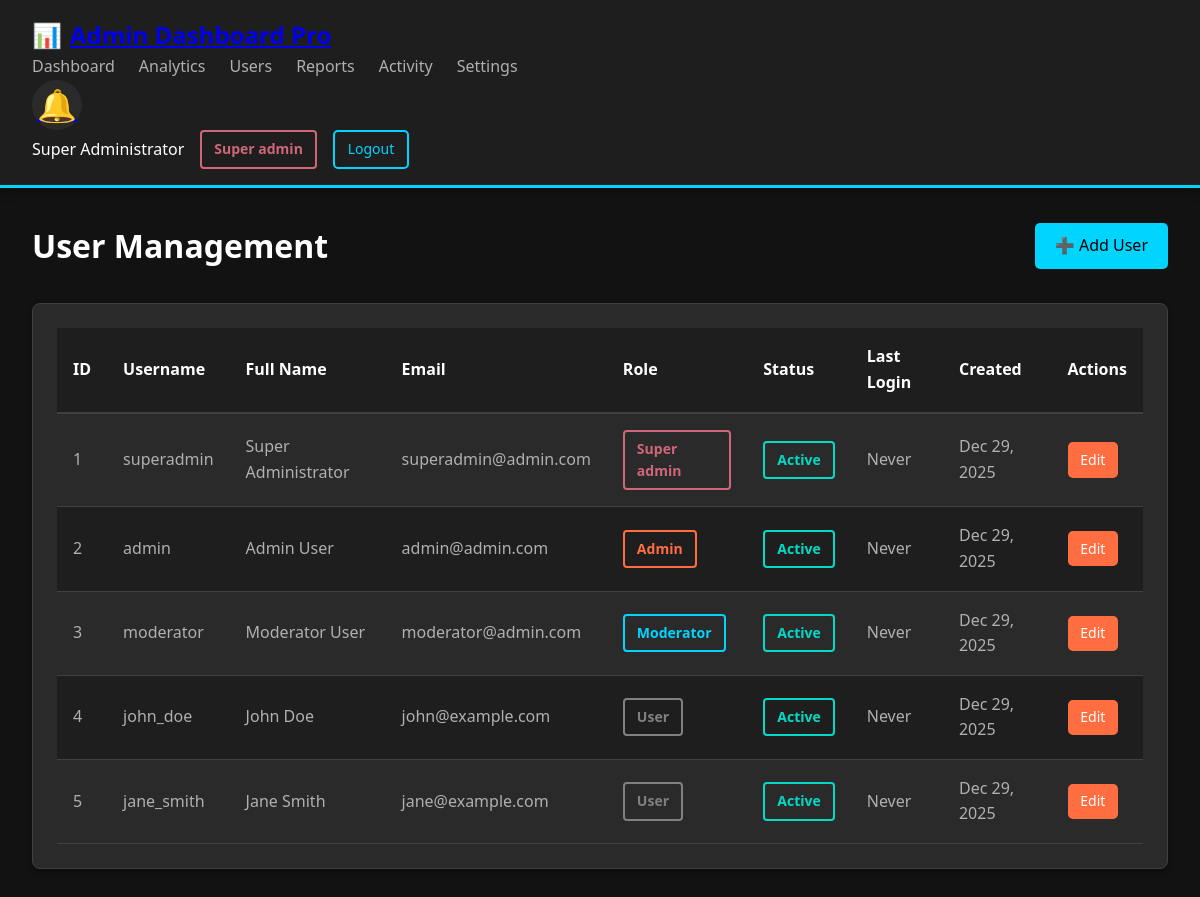
/users.php (signed in), run on the app's committed database.
### tables this page shows
CREATE TABLE users (
    id INT PRIMARY KEY AUTO_INCREMENT,
    username VARCHAR(50) UNIQUE NOT NULL,
    email VARCHAR(100) UNIQUE NOT NULL,
    password VARCHAR(255) NOT NULL,
    full_name VARCHAR(100) NOT NULL,
    role ENUM('super_admin', 'admin', 'moderator', 'user') DEFAULT 'user',
    avatar VARCHAR(255) DEFAULT NULL,
    status ENUM('active', 'inactive', 'suspended') DEFAULT 'active',
    login_attempts INT DEFAULT 0,
    locked_until DATETIME DEFAULT NULL,
    last_login DATETIME DEFAULT NULL,
    created_at TIMESTAMP DEFAULT CURRENT_TIMESTAMP,
    updated_at TIMESTAMP DEFAULT CURRENT_TIMESTAMP ON UPDATE CURRENT_TIMESTAMP,

    INDEX idx_username (username),
    INDEX idx_email (email),
    INDEX idx_role (role),
    INDEX idx_status (status)
);

### includes/functions.php (called while the page is built, shortened)
<?php
function isSuperAdmin() {
    return isset($_SESSION['role']) && $_SESSION['role'] === ROLE_SUPER_ADMIN;
}
function getAllUsers($status = null, $role = null) {
    global $conn;
    $sql = "SELECT * FROM users WHERE 1=1";
    $sql .= " ORDER BY created_at DESC";
    return mysqli_query($conn, $sql);
}
function formatDate($date) {
    return date('M d, Y', strtotime($date));
}
function getRoleBadge($role) {
    $badges = [
        'super_admin' => 'danger',
        'admin' => 'warning',
        'moderator' => 'info',
        'user' => 'secondary'
    ];
    return isset($badges[$role]) ? $badges[$role] : 'secondary';
}
function getStatusBadge($status) {
    $badges = [
        'active' => 'success',
        'inactive' => 'secondary',
        'suspended' => 'danger',
        'pending' => 'warning',
        'processing' => 'info',
        'completed' => 'success',
        'failed' => 'danger'
    ];
    return isset($badges[$status]) ? $badges[$status] : 'secondary';
}
?>

### users.php (the view, shortened to what this page needs)
<?php
require_once 'includes/config.php';
require_once 'includes/functions.php';
$users = getAllUsers();
?>
<!DOCTYPE html>
<html lang="en">
<head>
    <link rel="stylesheet" href="css/style.css">
</head>
<body>
    <?php include 'includes/navbar.php'; ?>
    <div class="container">
        <div class="page-header">
            <h1>User Management</h1>
            <?php if (isSuperAdmin()): ?>
                <a href="add-user.php" class="btn btn-primary">➕ Add User</a>
            <?php endif; ?>
        </div>
        <div class="card">
            <div class="card-body">
                <div class="table-responsive">
                    <table class="table">
                        <thead>
                            <tr>
                                <th>ID</th>
                                <th>Username</th>
                                <th>Full Name</th>
                                <th>Email</th>
                                <th>Role</th>
                                <th>Status</th>
                                <th>Last Login</th>
                                <th>Created</th>
                                <th>Actions</th>
                            </tr>
                        </thead>
                        <tbody>
                            <?php while ($user = mysqli_fetch_assoc($users)): ?>
                                <tr>
                                    <td><?php echo $user['id']; ?></td>
                                    <td><?php echo htmlspecialchars($user['username']); ?></td>
                                    <td><?php echo htmlspecialchars($user['full_name']); ?></td>
                                    <td><?php echo htmlspecialchars($user['email']); ?></td>
                                    <td>
                                        <span class="badge badge-<?php echo getRoleBadge($user['role']); ?>">
                                            <?php echo ucfirst(str_replace('_', ' ', $user['role'])); ?>
                                        </span>
                                    </td>
                                    <td>
                                        <span class="badge badge-<?php echo getStatusBadge($user['status']); ?>">
                                            <?php echo ucfirst($user['status']); ?>
                                        </span>
                                    </td>
                                    <td><?php echo $user['last_login'] ? formatDateTime($user['last_login']) : 'Never'; ?></td>
                                    <td><?php echo formatDate($user['created_at']); ?></td>
                                    <td>
                                        <?php if (isSuperAdmin() || $_SESSION['user_id'] == $user['id']): ?>
                                            <a href="edit-user.php?id=<?php echo $user['id']; ?>" class="btn btn-sm btn-warning">Edit</a>
                                        <?php endif; ?>
                                    </td>
                                </tr>
                            <?php endwhile; ?>
                        </tbody>
                    </table>
                </div>
            </div>
        </div>
    </div>
</body>
</html>

### css/style.css (style rules this page uses)
:root { --bg-primary: #121212; --bg-secondary: #1e1e1e; --bg-card: #2a2a2a; --text-primary: #ffffff; --text-secondary: #b0b0b0; --text-muted: #808080; --border-color: #404040; --color-blue: #00d4ff; --color-purple: #bb86fc; --color-pink: #ff4081; --color-green: #03dac6; --color-orange: #ff6e40; --color-yellow: #ffd740; --color-red: #cf6679; --color-cyan: #00d4ff; }
* { margin: 0; padding: 0; box-sizing: border-box; }
body { font-family: 'Segoe UI', Tahoma, Geneva, Verdana, sans-serif; background-color: var(--bg-primary); color: var(--text-primary); line-height: 1.6; }
.container { max-width: 1400px; margin: 2rem auto; padding: 0 2rem; }
.page-header { display: flex; justify-content: space-between; align-items: center; margin-bottom: 2rem; }
.page-header h1 { color: var(--text-primary); font-size: 2rem; }
.card { background-color: var(--bg-card); border: 1px solid var(--border-color); border-radius: 8px; margin-bottom: 1.5rem; box-shadow: 0 4px 6px rgba(0, 0, 0, 0.3); transition: transform 0.3s, box-shadow 0.3s; }
.card-body { padding: 1.5rem; }
.table-responsive { overflow-x: auto; }
.table { width: 100%; border-collapse: collapse; }
.table thead { background-color: var(--bg-secondary); }
.table th { padding: 1rem; text-align: left; color: var(--text-primary); font-weight: 600; border-bottom: 2px solid var(--border-color); }
.table td { padding: 1rem; border-bottom: 1px solid var(--border-color); color: var(--text-secondary); }
.table tbody tr { background-color: var(--bg-card); transition: background-color 0.2s; }
.table tbody tr:nth-child(even) { background-color: var(--bg-secondary); }
.btn { padding: 0.625rem 1.25rem; border: none; border-radius: 5px; cursor: pointer; text-decoration: none; display: inline-block; font-size: 1rem; transition: all 0.3s; color: var(--text-primary); }
.btn-primary { background-color: var(--color-blue); color: #000; }
.btn-warning { background-color: var(--color-orange); color: var(--text-primary); }
.btn-sm { padding: 0.4rem 0.8rem; font-size: 0.875rem; }
.badge { padding: 0.375rem 0.75rem; border-radius: 4px; font-size: 0.875rem; font-weight: 600; border: 2px solid; display: inline-block; }
.badge-success { background-color: transparent; border-color: var(--color-green); color: var(--color-green); }
.badge-danger { background-color: transparent; border-color: var(--color-red); color: var(--color-red); }
.badge-warning { background-color: transparent; border-color: var(--color-orange); color: var(--color-orange); }
.badge-info { background-color: transparent; border-color: var(--color-cyan); color: var(--color-cyan); }
.badge-secondary { background-color: transparent; border-color: var(--text-muted); color: var(--text-muted); }

### data on the page
users: id "1", username "superadmin", full_name "Super Administrator", email "superadmin@admin.com", role "Super admin", status "Active", shows "Never", created_at "Dec 29, 2025"
users: id "2", username "admin", full_name "Admin User", email "admin@admin.com", role "Admin", status "Active", shows "Never", created_at "Dec 29, 2025"
users: id "3", username "moderator", full_name "Moderator User", email "moderator@admin.com", role "Moderator", status "Active", shows "Never", created_at "Dec 29, 2025"
users: id "4", username "john_doe", full_name "John Doe", email "john@example.com", role "User", status "Active", shows "Never", created_at "Dec 29, 2025"
users: id "5", username "jane_smith", full_name "Jane Smith", email "jane@example.com", role "User", status "Active", shows "Never", created_at "Dec 29, 2025"

### other printed values
$_SESSION['full_name'] "Super Administrator"
str_replace('_', ' ', $_SESSION['role']) "Super admin"
